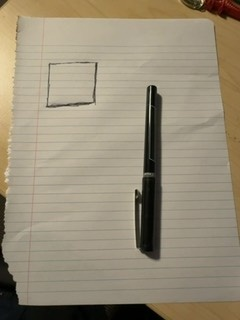
#> input picture samples/frame_20261029_212115.jpg, 240 x 320 px
$ python calibrate_image.py samples/frame_20261029_212115.jpg out.png
#> lines starting #> are read from the running program, lines starting #| are printed output that depends on the picture; after the words box and inside, x2 and y2 are one past the last pixel; in counts of white or black regions, pixels touching at a corner belong together; long printed decimals are rounded
### paper_detector.py
import cv2
import numpy as np


def detect_paper(frame):
    frame = frame.copy()
    hsv = cv2.cvtColor(frame, cv2.COLOR_BGR2HSV)

    lower_white = np.array([0, 0, 120])
    upper_white = np.array([180, 80, 255])

    mask = cv2.inRange(hsv, lower_white, upper_white)

    contours, _ = cv2.findContours(
        mask, cv2.RETR_EXTERNAL, cv2.CHAIN_APPROX_SIMPLE
    )

    if contours:
        largest = max(contours, key=cv2.contourArea)

        if cv2.contourArea(largest) > 1000:
            cv2.drawContours(frame, [largest], -1, (0, 255, 0), 2)

    return frame, mask

### calibration.py
import json
import time
from pathlib import Path

import cv2
import numpy as np

from paper_detector import detect_paper

FLAT_W, FLAT_H = 1100, 850   # US Letter landscape, 100 px per inch.
FINGERTIPS = {"thumb": 4, "index": 8, "middle": 12, "ring": 16, "pinky": 20}  # Strap finger -> MediaPipe tip id
BORDER_PX = 12               # Ignore ink this close to the paper edge.
DARK_RATIO = 0.7             # Darker than this fraction of the wider paper is solid ink.
INK_RATIO = 0.7            # Darker than this fraction of nearby paper is ink.
SPECK_AREA = 50
LINE_KERNEL = 15             # Wider than outlines, narrower than solid boxes.
MIN_REGION_AREA = 300  # About 0.2 cm²; allows small keys.
GAP_KERNEL = 11            # Closes small breaks in hand-drawn outlines.
SNAP_PX = 20                 # About 0.5 cm.
HULL_MIN_AREA = 5000         # Smaller ink blobs (stray marks) don't get sealed.
EDGE_PX = BORDER_PX + 2      # Ink this close to the paper edge is the desk, not a drawing.


def order_corners(pts):
    # Order as top-left, top-right, bottom-right, bottom-left: clockwise around the
    # centroid (y points down), starting at the smallest x+y. Works at any rotation.
    c = pts.mean(axis=0)
    pts = pts[np.argsort(np.arctan2(pts[:, 1] - c[1], pts[:, 0] - c[0]))]
    return np.float32(np.roll(pts, -int(np.argmin(pts.sum(axis=1))), axis=0))


def find_paper_corners(frame_bgr):
    _, mask = detect_paper(frame_bgr)
    contours, _ = cv2.findContours(
        mask, cv2.RETR_EXTERNAL, cv2.CHAIN_APPROX_SIMPLE
    )
    if not contours:
        return None
    c = max(contours, key=cv2.contourArea)
    h, w = frame_bgr.shape[:2]
    if cv2.contourArea(c) < 0.2 * h * w:
        return None
    # The hull ignores torn edges and dents; rounded corners need a looser fit.
    hull = cv2.convexHull(c)
    for eps in (0.02, 0.03, 0.04, 0.05):
        approx = cv2.approxPolyDP(hull, eps * cv2.arcLength(hull, True), True)
        if len(approx) == 4:
            return order_corners(approx.reshape(4, 2).astype(np.float32))
    return None


def flatten(gray, corners):
    tl, tr, br, bl = corners
    width = (np.linalg.norm(tr - tl) + np.linalg.norm(br - bl)) / 2
    height = (np.linalg.norm(bl - tl) + np.linalg.norm(br - tr)) / 2
    # Portrait paper flattens to a portrait image.
    w, h = (FLAT_H, FLAT_W) if height > width else (FLAT_W, FLAT_H)
    dst = np.float32([[0, 0], [w - 1, 0], [w - 1, h - 1], [0, h - 1]])
    H = cv2.getPerspectiveTransform(corners, dst)
    return cv2.warpPerspective(gray, H, (w, h)), H


def order_regions(cents, kinds, flat_map):
    # Pianos: "up" points from each black key's neighbouring white keys toward
    # the black key; number left to right with up at the top. Using only
    # neighbours keeps stray boxes elsewhere on the page from skewing "up".
    # Anything else: plain left to right.
    kernel = np.ones((9, 9), np.uint8)
    pulls = []
    for t in kinds:
        if kinds[t] != "solid":
            continue
        near = cv2.dilate((flat_map == t).astype(np.uint8), kernel) > 0
        whites = [
            n for n in np.unique(flat_map[near])
            if n and kinds.get(int(n)) == "outlined"
        ]
        if whites:
            pulls.append(
                np.subtract(cents[t], np.mean([cents[int(n)] for n in whites], axis=0))
            )
    if pulls:
        up = np.mean(pulls, axis=0)
        norm = np.linalg.norm(up)
        if norm > 5:
            ux, uy = up / norm
            rx, ry = -uy, ux
            return sorted(
                kinds,
                key=lambda t: (cents[t][0] * rx + cents[t][1] * ry,
                               -(cents[t][0] * ux + cents[t][1] * uy)),
            )
    return sorted(kinds, key=lambda t: cents[t])


def touches_edge(x, y, w, h, fw, fh):
    # True if a bounding box reaches into the strip along the paper edge.
    return x <= EDGE_PX or y <= EDGE_PX or x + w >= fw - EDGE_PX or y + h >= fh - EDGE_PX


def find_regions(flat, ink_ratio=INK_RATIO, line_kernel=LINE_KERNEL):
    fh, fw = flat.shape
    blurred = cv2.GaussianBlur(flat, (5, 5), 0)
    # Ink = locally darker (adaptive) AND clearly darker than nearby paper.
    # Faint printed ruled lines pass the first test but sit near 0.8 of the
    # paper's brightness (pen is near 0.3), so the ratio test rejects them.
    # Large solid boxes, which adaptive hollows out, are caught by the dark test.
    adaptive = cv2.adaptiveThreshold(
        blurred, 255, cv2.ADAPTIVE_THRESH_GAUSSIAN_C,
        cv2.THRESH_BINARY_INV, 51, 10,
    )
    paper = cv2.dilate(blurred, np.ones((31, 31), np.uint8)).astype(np.float32)
    ratio = blurred / np.maximum(paper, 1)
    # Solid boxes are too big for the 31 px estimate, so compare them with a
    # much wider one. Relative, so a soft shadow never counts as a black box.
    wide = cv2.dilate(blurred, np.ones((151, 151), np.uint8)).astype(np.float32)
    dark = (blurred < 100) & (blurred < DARK_RATIO * wide)
    ink = np.where(
        ((adaptive > 0) & (ratio < ink_ratio)) | dark, 255, 0
    ).astype(np.uint8)

    ink[:BORDER_PX] = 0
    ink[-BORDER_PX:] = 0
    ink[:, :BORDER_PX] = 0
    ink[:, -BORDER_PX:] = 0

    # Remove specks.
    _, labels, stats, _ = cv2.connectedComponentsWithStats(ink, connectivity=8)
    small = stats[:, cv2.CC_STAT_AREA] < SPECK_AREA
    small[0] = False
    ink[small[labels]] = 0

    # Solid regions: ink that survives opening with a kernel wider than lines.
    opened = cv2.morphologyEx(
        ink, cv2.MORPH_OPEN, np.ones((line_kernel, line_kernel), np.uint8)
    )
    n, labels, stats, _ = cv2.connectedComponentsWithStats(opened, connectivity=8)
    solids = [
        labels == i for i in range(1, n)
        if stats[i, cv2.CC_STAT_AREA] >= MIN_REGION_AREA
    ]

    # Outlined regions: white areas enclosed by ink.
    closed = cv2.morphologyEx(
        ink, cv2.MORPH_CLOSE, np.ones((GAP_KERNEL, GAP_KERNEL), np.uint8)
    )
    closed = cv2.dilate(closed, np.ones((3, 3), np.uint8))
    # Seal each drawing's outside edge with its convex hull. Thin printed
    # borders can be too faint to pass the ink test (they look like ruled
    # lines); without this, white keys leak into the paper and vanish.
    n_c, labels_c, stats_c, _ = cv2.connectedComponentsWithStats(closed, connectivity=8)
    for i in range(1, n_c):
        x, y, w, h, area = stats_c[i]
        if area < HULL_MIN_AREA or touches_edge(x, y, w, h, fw, fh):
            continue
        pts = cv2.findNonZero((labels_c == i).astype(np.uint8))
        cv2.polylines(closed, [cv2.convexHull(pts)], True, 255, 3)
    white = np.where(closed == 0, 255, 0).astype(np.uint8)
    n, labels, stats, _ = cv2.connectedComponentsWithStats(white, connectivity=4)
    outlined = []
    for i in range(1, n):
        x, y, w, h, area = stats[i]
        if x == 0 or y == 0 or x + w == fw or y + h == fh:
            continue
        if area < MIN_REGION_AREA:
            continue
        outlined.append(labels == i)

    # On a light desk the "paper" can include the desk, so a laptop corner or
    # shadow at the edge would become key 1. Real drawings sit inside a margin.
    def inside(m):
        ys, xs = np.nonzero(m)
        return not touches_edge(xs.min(), ys.min(), xs.max() - xs.min() + 1,
                                ys.max() - ys.min() + 1, fw, fh)
    solids = [m for m in solids if inside(m)]
    outlined = [m for m in outlined if inside(m)]

    # Paint outlined first, then solid on top, with temporary IDs.
    flat_map = np.zeros((fh, fw), np.uint16)
    kinds = {}
    t = 0
    for kind, masks in (("outlined", outlined), ("solid", solids)):
        for m in masks:
            t += 1
            flat_map[m] = t
            kinds[t] = kind

    # Number along the keyboard (see order_regions).
    cents = {}
    for t in kinds:
        ys, xs = np.nonzero(flat_map == t)
        cents[t] = (xs.mean(), ys.mean())
    order = order_regions(cents, kinds, flat_map)
    lut = np.zeros(len(kinds) + 1, np.uint16)
    regions = []
    for new_id, old in enumerate(order, 1):
        lut[old] = new_id
        ys, xs = np.nonzero(flat_map == old)
        x0, y0 = int(xs.min()), int(ys.min())
        regions.append({
            "id": new_id,
            "kind": kinds[old],
            "centroid": [float(cents[old][0]), float(cents[old][1])],
            "bbox": [x0, y0, int(xs.max()) - x0 + 1, int(ys.max()) - y0 + 1],
            "area": int(xs.size),
        })
    flat_map = lut[flat_map]

    # Snap gaps so a fingertip on a line or near a box still maps.
    for _ in range(SNAP_PX):
        grown = cv2.dilate(flat_map, np.ones((3, 3), np.uint8))
        flat_map = np.where(flat_map == 0, grown, flat_map)

    return flat_map, regions, ink


# [45 lines left out: functions region_outlines, build_calibration, not called in this run]


def rebuild_calibration(cal, ink_ratio, line_kernel):
    # Re-detect on the saved reference image; no new frames needed.
    return build_calibration([cal["reference"]], ink_ratio, line_kernel)


# [70 lines left out: functions region_at, fingertip, save_calibration, load_calibration, not called in this run]


def region_color(region_id):
    rng = np.random.default_rng(region_id)
    return tuple(int(v) for v in rng.integers(64, 256, 3))


# [24 lines left out: function draw_calibration, not called in this run]


def render_flat_regions(flat_map, regions):
    out = np.full((*flat_map.shape, 3), (40, 40, 40), np.uint8)
    for rid in np.unique(flat_map):
        if rid:
            out[flat_map == rid] = region_color(int(rid))
    for r in regions:
        cx, cy = r["centroid"]
        cv2.putText(
            out, str(r["id"]), (int(cx), int(cy)),
            cv2.FONT_HERSHEY_SIMPLEX, 1.0, (0, 0, 0), 2,
        )
    return out

### calibrate_image.py
import sys

import cv2
import numpy as np

from calibration import (
    find_paper_corners,
    find_regions,
    flatten,
    render_flat_regions,
)
from paper_detector import detect_paper

path = sys.argv[1]
img = cv2.imread(path)
#> img is the input picture: shape (320, 240, 3); mean B, G, R 120.5, 141.9, 152.3
if img is None:
    print(f"Can't read {path}")
    sys.exit(1)

out = sys.argv[2] if len(sys.argv) > 2 else path.rsplit(".", 1)[0] + "_debug.png"

corners = find_paper_corners(img)
#> in detect_paper, `mask = cv2.inRange(hsv, lower_white, upper_white)`:
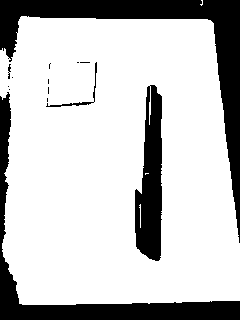
#> mask: shape (320, 240); 77.1% white; 14 black regions (9 under 20 px)
#> in detect_paper, `contours, _ = cv2.findContours( mask, cv2.RETR_EXTERNAL, cv2.CHAIN_APP..`: contours = 2 contours, 1 with area under 20; largest, box (x1, y1, x2, y2) and area: (0, 16, 240, 305) 62298
#> in detect_paper, `largest = max(contours, key=cv2.contourArea)`: largest = contour of 272 points, box (x1, y1, x2, y2) (0, 16, 240, 305), area 62298
#> in find_paper_corners, `c = max(contours, key=cv2.contourArea)`: c has the same summary as largest in detect_paper
#> in find_paper_corners, `hull = cv2.convexHull(c)`: hull = contour of 18 points, box (x1, y1, x2, y2) (0, 16, 240, 305), area 64180
#> the loop in find_paper_corners, `for eps in (0.02, 0.03, 0.04, 0.05):` made 2 passes
#> (c in order_corners, pts in order_corners) on pass 2: ([123, 160.5], [[21, 16], [213, 23], [239, 300], [19, 303]])
#> corners = [[21, 16], [213, 23], [239, 300], [19, 303]]
if corners is None:
    mask = cv2.cvtColor(detect_paper(img)[1], cv2.COLOR_GRAY2BGR)
    cv2.imwrite(out, np.hstack([img, mask]))
    print(f"No paper found; wrote {out}")
    sys.exit(1)

flat, _ = flatten(cv2.cvtColor(img, cv2.COLOR_BGR2GRAY), corners)
#> in flatten, `tl, tr, br, bl = corners`: tl = [21, 16]; tr = [213, 23]; br = [239, 300]; bl = [19, 303]
#> in flatten, `width = (np.linalg.norm(tr - tl) + np.linalg.norm(br - bl)) / 2`: width = 206.1
#> in flatten, `height = (np.linalg.norm(bl - tl) + np.linalg.norm(br - tr)) / 2`: height = 282.6
#> in flatten, `w, h = (FLAT_H, FLAT_W) if height > width else (FLAT_W, FLAT_H)`: w = 850; h = 1100
#> in flatten, `dst = np.float32([[0, 0], [w - 1, 0], [w - 1, h - 1], [0, h - 1]])`: dst = [[0, 0], [849, 0], [849, 1099], [0, 1099]]
#> in flatten, `H = cv2.getPerspectiveTransform(corners, dst)`: H = [[4.29, 0.0299, -90.59], [-0.161, 4.43, -67.44], [-0.000195, 0.000528, 1]]
flat_map, regions, ink = find_regions(flat)
#> in find_regions, `_, labels, stats, _ = cv2.connectedComponentsWithStats(ink, connectivi..`: stats = [[0, 0, 850, 1100, 879282], [232, 187, 60, 7, 260], [103, 188, 221, 194, 3709], [116, 198, 29, 29, 207], [146, 198, 7, 2, 11], [156, 198, 6, 1, 6], [116, 235, 4, 10, 24], [111, 254, 8, 82, 333], [453, 279, 140, 677, 51168]]
#> in find_regions, `small = stats[:, cv2.CC_STAT_AREA] < SPECK_AREA`: small = [False, False, False, False, True, True, True, False, False]
#> in find_regions, `n, labels, stats, _ = cv2.connectedComponentsWithStats(opened, connect..`: n = 2; stats = [[0, 0, 850, 1100, 885865], [453, 280, 140, 675, 49135]]
#> in find_regions, `solids = [ labels == i for i in range(1, n) if stats[i, cv2.CC_STAT_AR..`: solids = 1 item
#> in find_regions, `n_c, labels_c, stats_c, _ = cv2.connectedComponentsWithStats(closed, c..`: n_c = 5; stats_c = [[0, 0, 850, 1100, 874313], [231, 186, 62, 9, 406], [102, 187, 223, 196, 5225], [115, 197, 31, 31, 343], [452, 278, 142, 679, 54713]]
#> the loop in find_regions, `for i in range(1, n_c):` made 4 passes
#> in find_regions, `n, labels, stats, _ = cv2.connectedComponentsWithStats(white, connecti..`:
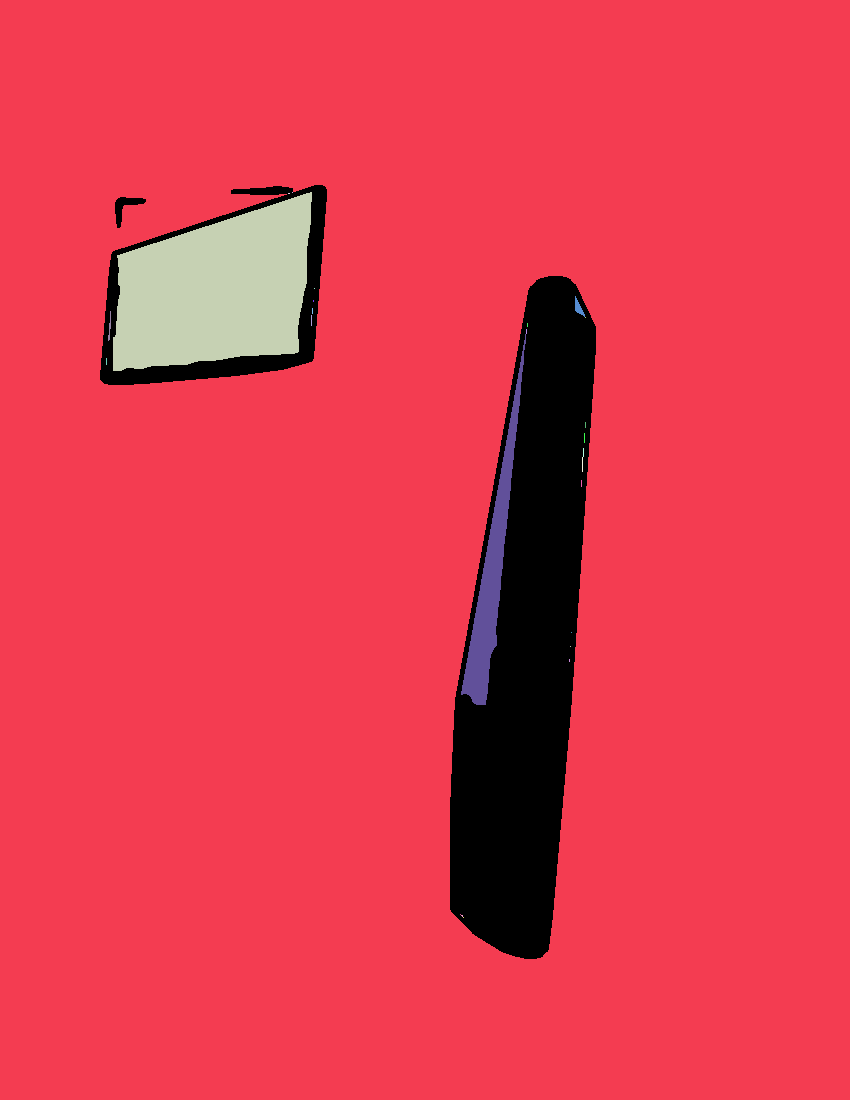
#> labels: shape (1100, 850) int32; 27 distinct labels, from 0 to 26; one colour per label, 0 black
#> in find_regions, `n, labels, stats, _ = cv2.connectedComponentsWithStats(white, connecti..`: n = 27; stats = 27 rows, first 6: [100, 185, 496, 774, 69064], [0, 0, 850, 1100, 834546], [292, 192, 1, 1, 1], [113, 192, 199, 179, 25750], [288, 193, 2, 1, 2], [314, 288, 1, 1, 1]
#> the loop in find_regions, `for i in range(1, n):` made 26 passes
#> (x, y, w, h, area) on passes 1, 3, 6, 9: (0, 0, 850, 1100, 834546), (113, 192, 199, 179, 25750), (575, 296, 10, 21, 90), (108, 311, 3, 30, 41)
#> after the loop in find_regions, `for i in range(1, n):`: outlined = 2 items
#> the loop in find_regions, `for kind, masks in (("outlined", outlined), ("solid", solids)):` made 2 passes
#> after the loop in find_regions, `for kind, masks in (("outlined", outlined), ("solid", solids)):`: kinds = {1: 'outlined', 2: 'outlined', 3: 'solid'}; t = 3
#> the loop in find_regions, `for t in kinds:` made 3 passes
#> after the loop in find_regions, `for t in kinds:`: cents = {1: (215.4, 290.3), 2: (491.8, 572), 3: (527.1, 665.1)}
#> the loop in order_regions, `for t in kinds:` made 3 passes
#> whites on pass 3: [2]
#> after the loop in order_regions, `for t in kinds:`: pulls = [[35.22, 93.08]]
#> in order_regions, `up = np.mean(pulls, axis=0)`: up = [35.22, 93.08]
#> in order_regions, `norm = np.linalg.norm(up)`: norm = 99.52
#> in order_regions, `ux, uy = up / norm`: ux = 0.354; uy = 0.935
#> in order_regions, `rx, ry = -uy, ux`: rx = -0.935; ry = 0.354
#> in find_regions, `order = order_regions(cents, kinds, flat_map)`: order = [3, 2, 1]
#> in find_regions, `lut = np.zeros(len(kinds) + 1, np.uint16)`: lut = [0, 0, 0, 0]
#> the loop in find_regions, `for new_id, old in enumerate(order, 1):` made 3 passes
#> (old, x0, y0) on passes 1 to 3: (3, 453, 280), (2, 461, 334), (1, 113, 192)
#> after the loop in find_regions, `for new_id, old in enumerate(order, 1):`: lut = [0, 3, 2, 1]; regions = 3 items
#> after the loop in find_regions, `for _ in range(SNAP_PX):`:
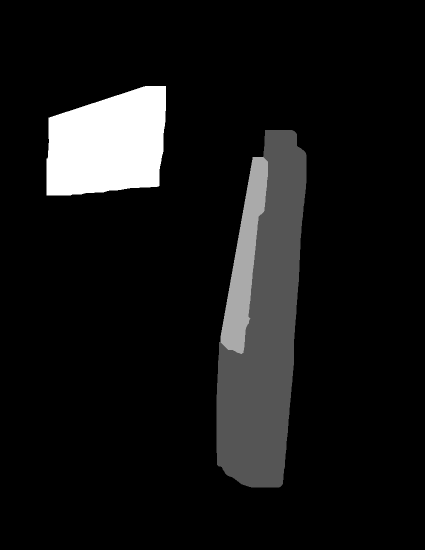
#> flat_map: shape (1100, 850) uint16 (shown at 1/2 size); min 0, max 3, mean 0.252; drawn with min black and max white
#> regions = 3 items
debug = np.hstack([
    cv2.cvtColor(flat, cv2.COLOR_GRAY2BGR),
    cv2.cvtColor(ink, cv2.COLOR_GRAY2BGR),
    render_flat_regions(flat_map, regions),
])
#> the loop in render_flat_regions, `for rid in np.unique(flat_map):` made 4 passes
#> after the loop in render_flat_regions, `for rid in np.unique(flat_map):`:
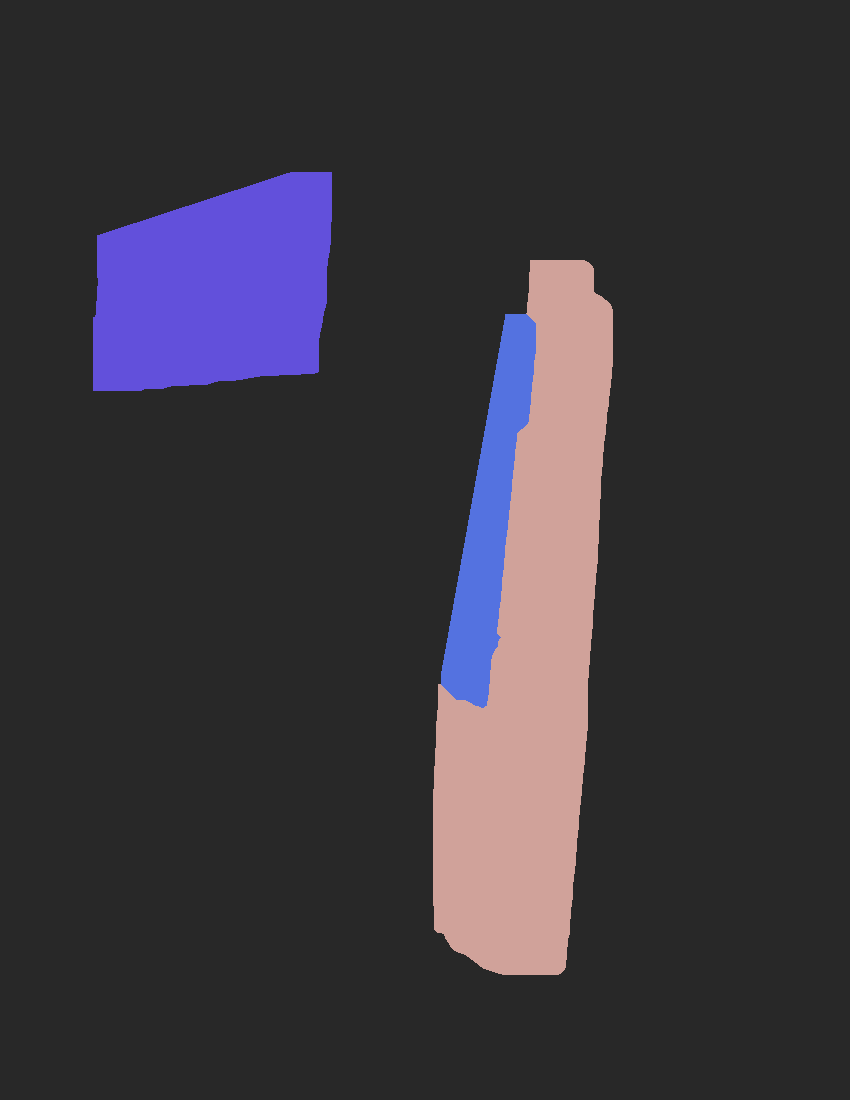
#> out: shape (1100, 850, 3); mean of channels 0, 1, 2 60.6, 53, 57.1; drawn as B, G, R
#> the loop in render_flat_regions, `for r in regions:` made 3 passes
cv2.imwrite(out, cv2.resize(debug, None, fx=0.5, fy=0.5))
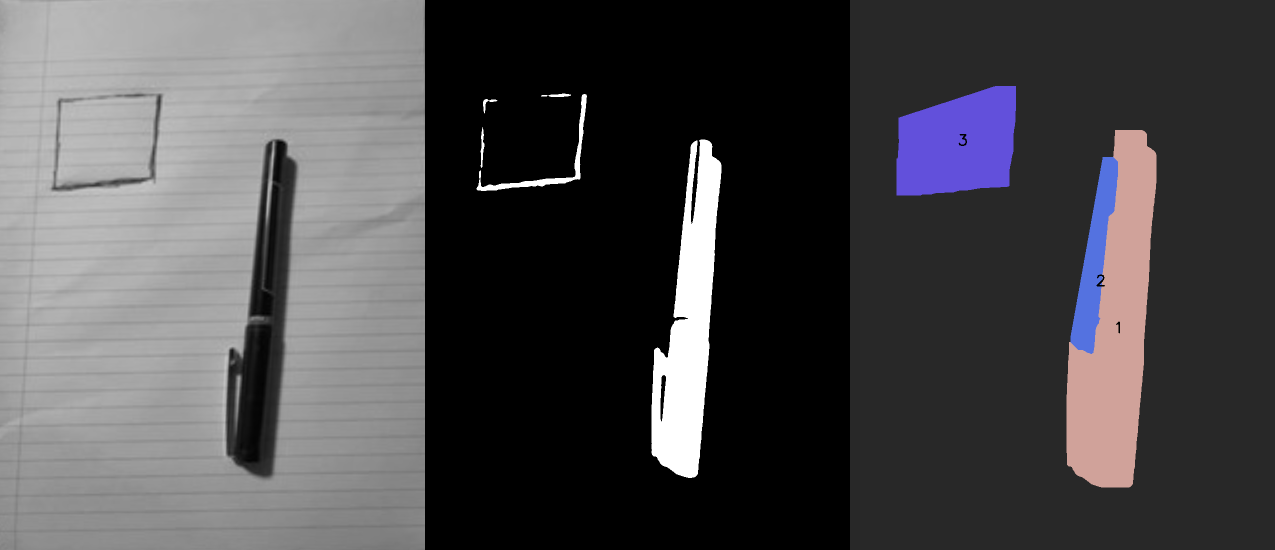
#> saved as out.png: shape (550, 1275, 3); mean B, G, R 76.2, 73.7, 75.1
print(f"{len(regions)} regions")
#| 3 regions
for r in regions:
    print(r["id"], r["kind"], r["centroid"], r["area"])
#> this loop made 3 passes
#| 1 solid [527.065, 665.054] 49135
#| 2 outlined [491.845, 571.973] 5412
#> (further printed lines are left out)
print(f"wrote {out}")
